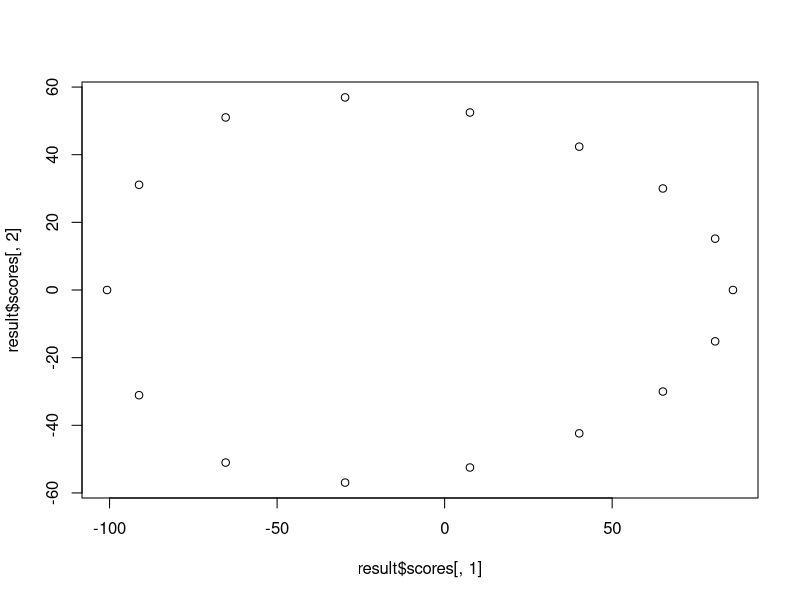
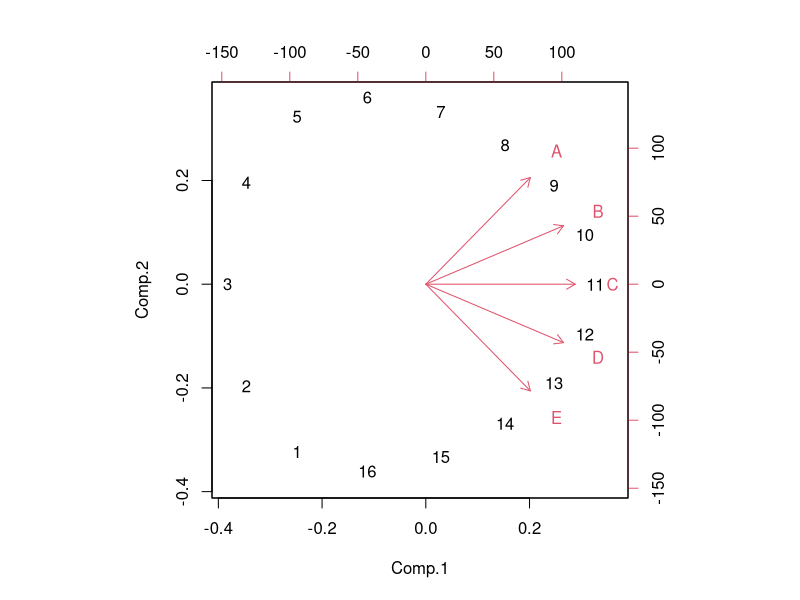

Here is the R script that generated these plots, in order:
#Principal Component Analysis
data <- read.csv("data_pca.csv")
result <- princomp(data)
summary(result)
# $scores show principal component degrees
result$scores
plot(result$scores[,1],result$scores[,2])
biplot(result)